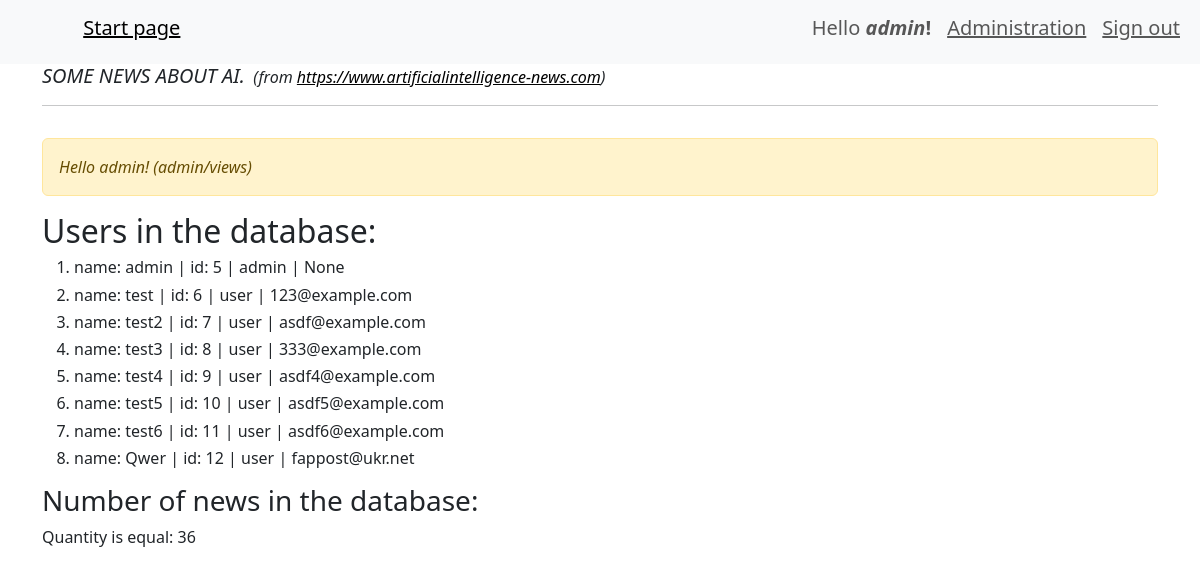
Page /admin/ (signed in) on the earlier database version.
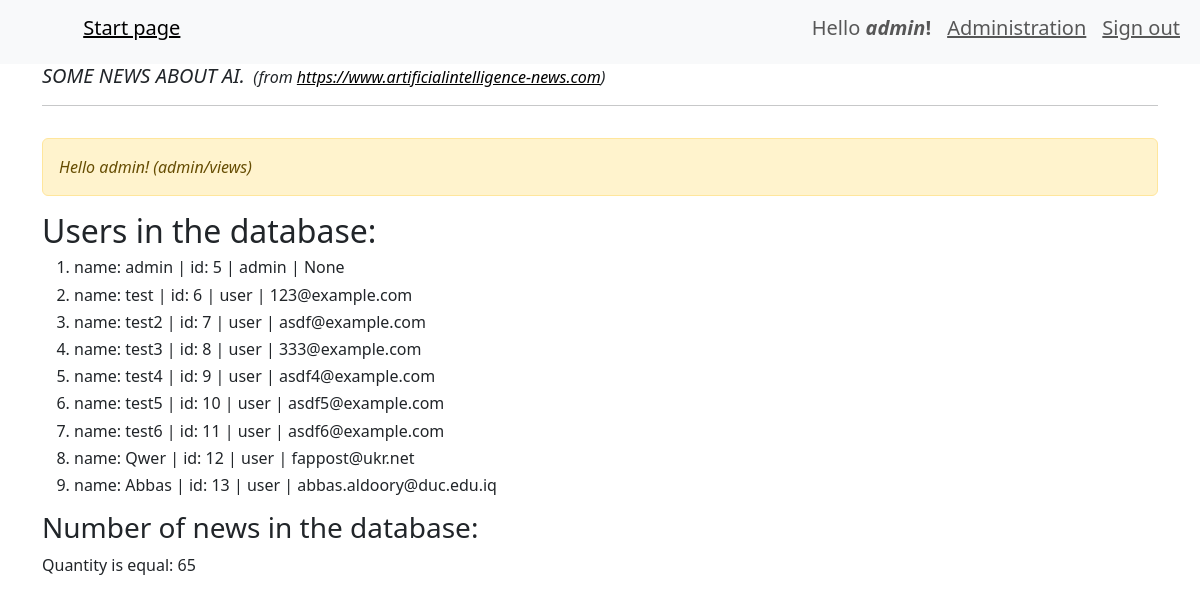
Same page on the later database version.
### webapp/user/models.py (models this page shows, shortened)
class User(db.Model, UserMixin):
    id = db.Column(db.Integer, primary_key=True)
    username = db.Column(db.String(64), index=True, unique=True)
    password = db.Column(db.String(128))
    role = db.Column(db.String(10), index=True)
    email = db.Column(db.String(50))
    @property
    def is_admin(self):
        return self.role == 'admin'

### webapp/admin/views.py (the view)
@blueprint.route('/')
@admin_required
def admin_index():
    if current_user.is_admin:
        flash('Hello admin! (admin/views)')
        title = 'This page is for Administrators only'
        name_user = User.query.filter(User.username.isnot(None)).all()
        news_count = News.query.filter(News.text.isnot(None)).count()
        return render_template('admin/info.html', page_title=title, name_user=name_user, news_count=news_count)
    else:
        flash("You aren't admin.")

### webapp/__init__.py (called while the page is built)
def create_app():
    app = Flask(__name__)                   # create Flask's object
    app.config.from_pyfile('config.py')     # load config.py -> .config + .from_pyfile
    db.init_app(app)                        # initialisation db object (App)
    migrate = Migrate(app, db)              # create object migrate for DB
    login_manager = LoginManager()          # create logMan's object
    login_manager.init_app(app)             # initialisation object
    login_manager.login_view = 'user.login' # name function for this object
    app.register_blueprint(admin_blueprint)
    app.register_blueprint(news_blueprint)
    app.register_blueprint(user_blueprint)   # inithialization user_blueprint
    @login_manager.user_loader
    def load_user(user_id):
        return User.query.get(user_id)
    return app

### webapp/templates/admin/info.html (shortened to what this page needs)
{% extends "base.html" %}
{% block content %}
    <div class='row'>
        <div class='col-12'>
            {% include('messages.html') %}
            <h2>Users in the database:</h2>
            <ol>
            {%for n_users in name_user:%}
            <h6><li>
                <div class="fixed-spaces">
                name: {{n_users.username}}  | id: {{n_users.id}} | {{n_users.role}} | {{n_users.email}}</div>
            </li></h6>
            {%endfor%}
            </ol>
            <h3>Number of news in the database:</h3>
            {%if news_count %}
                Quantity is equal: {{ news_count }}
            {% endif %}
        </div>
    </div>
{% endblock %}

### webapp/templates/base.html (shortened to what this page needs)
<!doctype html>
<html lang="en">
  <head>
    <link href="https://cdn.jsdelivr.net/npm/bootstrap@5.3.0-alpha3/dist/css/bootstrap.min.css" rel="stylesheet">
    <link rel="stylesheet" href="{{ url_for('static', filename='style.css') }}">
    <link     href="//cdnjs.cloudflare.com/ajax/libs/highlight.js/9.13.1/styles/monokai-sublime.min.css" rel="stylesheet" >
  </head>
  <body>
    {%  include 'menu.html' %}
    <div class="container">
        <h6 style="display: inline; margin: 0;"><em><h5 style="display: inline; margin: 0;"><em>SOME NEWS ABOUT AI.</em></h5></em></em></h6>&nbsp;&nbsp;<em>(from <a href="https://www.artificialintelligence-news.com" style="color: black;">https://www.artificialintelligence-news.com</a>)</em><hr/>
         {% block content %}{% endblock %}
    </div>
  </body>

### webapp/templates/menu.html (shortened to what this page needs)
<nav class="navbar navbar-expand-lg bg-body-tertiary">
  <div class="container-fluid">
  <h6><a class="navbar-brand" href="#"><em>&nbsp;&nbsp;&nbsp;&nbsp;&nbsp;&nbsp;</em></a></h6>
    <div class="collapse navbar-collapse" id="navbarSupportedContent">
      <ul class="navbar-nav me-auto mb-2 mb-lg-0">
        <li class="nav-item">
          <a class="nav-link active" aria-current="page" href="/"><u>                 </u></a>
        </li>
        <li class="nav-item">
          <h5><a class="nav-link active" aria-current="page" href="/"><u>Start page</u></a></h5>
        </li>
      </ul>
      <ul class="navbar-nav">
        {% if current_user.is_authenticated %}
          <li class="nav-item">
            <h5><span class="nav-link">Hello <strong><em>{{ current_user.username }}</em>!</strong></span></h5>
          </li>
          {% if current_user.is_admin %}
            <li class="nav-item">
              <h5><a class="nav-link" href="{{ url_for('admin.admin_index', next=request.full_path) }}"><u>Administration</u></a></h5>
            </li>
          {% endif %}
          <li class="nav-item">
            <h5><a class="nav-link" href="{{ url_for('user.logout', next=request.full_path) }}"><u>Sign out</u></a></h5>
          </li>
        {% endif %}
      </ul>
    </div>
  </div>
</nav>

### webapp/templates/messages.html
{% with messages = get_flashed_messages() %}
    {% if messages %}
    <p><em>
    <div class='alert alert-warning' role='alert'>
        {% for message in messages %}
            {{ message }}<br>
        {% endfor %}
    </div>
    </em></p>
    {% endif %}
{% endwith %}

Differences in the rows shown:
added User: username "Abbas", id "13", role "user", email "abbas.aldoory@duc.edu.iq"
Other differences:
{{ news_count }}: "36" → "65"
